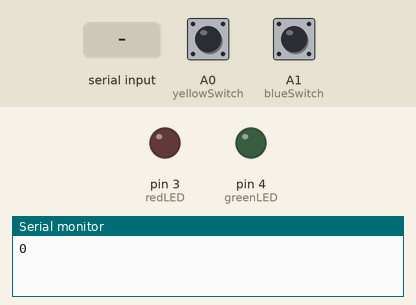
This sketch was run on a simulated Arduino Uno, built with avr-gcc and run on an emulated ATmega328P. Shown: output pins drawn as LEDs (lit = HIGH), the last lines printed to the serial monitor. The test bench sets the inputs (shaded band); at power-on: A0 (yellowSwitch) LOW, A1 (blueSwitch) LOW.

Above: at 1.2 s.
1.3 s: "90,45\n" received over Serial
At 2.4 s:
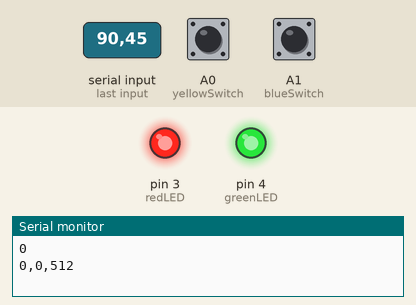
Timing chart, 0 to 4.3 s (numbered marks = the images above; inputs shaded):
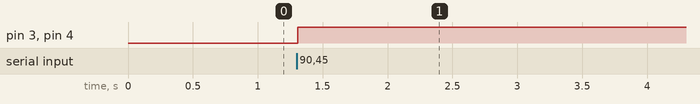

The sketch:

June28.ino
```cpp
/*
 * Student Name: Ehtisham Ul Haq
 * Assignment due date: June 28, 2021
 */


int green = 0; //Green Led value from processing will be store here
int red = 0; //Red Led value from processing will be store here
const int greenLED = 4; //Pin number for green LED
const int redLED = 3; //Pin number for red LED
const int yellowSwitch = A0; //Right switch Pin
const int blueSwitch = A1; //Left switch Pin
const int LDRPIN = A2; // LDR Pin

void setup() {
  Serial.begin(9600);
  Serial.println("0"); //Initiate the communication
  pinMode(greenLED, OUTPUT);
  pinMode(redLED, OUTPUT);
  pinMode(yellowSwitch, INPUT);
  pinMode(blueSwitch, INPUT);
}

void loop() {
  while (Serial.available()) {
    green = Serial.parseInt(); //value from processing for green LED
    red = Serial.parseInt();  //value from processing for red LED
    if (Serial.read() == '\n') {
      digitalWrite(greenLED, green);
      digitalWrite(redLED, red);

      //stateRight and stateLeft wil be used to read the switches values and send it to processing using Serial.print
      int stateRight = digitalRead(yellowSwitch);
      delay(1); //1 ms delay for stability
      int stateLeft = digitalRead(blueSwitch);
      delay(1);

      //Ldr value will be read and sent to processing
      int readingLDR = analogRead(LDRPIN);
      delay(1);

      //In total, 3 values are sent to processing: 2 switches and 1 LDR:
      Serial.print(stateRight);
      Serial.print(',');
      Serial.print(stateLeft);
      Serial.print(',');
      Serial.println(readingLDR);
    }
  }
}
```

Measured:
- after the input at 1.3 s, pin 3 (redLED), pin 4 (greenLED): LOW → HIGH at once
